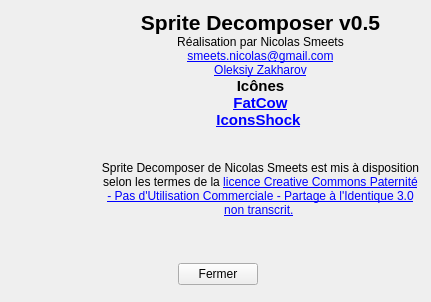
<?xml version="1.0" encoding="UTF-8"?>
<ui version="4.0">
 <class>AboutDialog</class>
 <widget class="QWidget" name="AboutDialog">
  <property name="windowModality">
   <enum>Qt::WindowModal</enum>
  </property>
  <property name="geometry">
   <rect>
    <x>0</x>
    <y>0</y>
    <width>431</width>
    <height>302</height>
   </rect>
  </property>
  <property name="windowTitle">
   <string>À propos de Sprite Decomposer</string>
  </property>
  <property name="autoFillBackground">
   <bool>true</bool>
  </property>
  <property name="locale">
   <locale language="French" country="Belgium"/>
  </property>
  <widget class="QLabel" name="logo">
   <property name="geometry">
    <rect>
     <x>12</x>
     <y>12</y>
     <width>91</width>
     <height>241</height>
    </rect>
   </property>
   <property name="text">
    <string/>
   </property>
   <property name="pixmap">
    <pixmap resource="menu.qrc">:/icons/cut-icon.png</pixmap>
   </property>
   <property name="scaledContents">
    <bool>false</bool>
   </property>
   <property name="alignment">
    <set>Qt::AlignCenter</set>
   </property>
  </widget>
  <widget class="QWidget" name="layoutWidget">
   <property name="geometry">
    <rect>
     <x>100</x>
     <y>10</y>
     <width>321</width>
     <height>241</height>
    </rect>
   </property>
   <layout class="QVBoxLayout" name="verticalLayout">
    <property name="spacing">
     <number>0</number>
    </property>
    <property name="sizeConstraint">
     <enum>QLayout::SetDefaultConstraint</enum>
    </property>
    <property name="leftMargin">
     <number>0</number>
    </property>
    <item>
     <widget class="QLabel" name="title">
      <property name="font">
       <font>
        <pointsize>16</pointsize>
        <weight>75</weight>
        <bold>true</bold>
       </font>
      </property>
      <property name="text">
       <string>Sprite Decomposer v0.5</string>
      </property>
      <property name="alignment">
       <set>Qt::AlignBottom|Qt::AlignHCenter</set>
      </property>
     </widget>
    </item>
    <item>
     <widget class="QLabel" name="author">
      <property name="text">
       <string>Réalisation par Nicolas Smeets</string>
      </property>
      <property name="alignment">
       <set>Qt::AlignBottom|Qt::AlignHCenter</set>
      </property>
     </widget>
    </item>
    <item>
     <widget class="QLabel" name="author_contact">
      <property name="text">
       <string>&lt;a href='mailto:smeets.nicolas@gmail.com'&gt;smeets.nicolas@gmail.com&lt;/a&gt;</string>
      </property>
      <property name="textFormat">
       <enum>Qt::AutoText</enum>
      </property>
      <property name="alignment">
       <set>Qt::AlignHCenter|Qt::AlignTop</set>
      </property>
      <property name="openExternalLinks">
       <bool>true</bool>
      </property>
     </widget>
    </item>
    <item>
     <widget class="QLabel" name="author_zk">
      <property name="text">
       <string>&lt;a href='mailto:alexzkhr@gmail.com'&gt;Oleksiy Zakharov&lt;/a&gt;</string>
      </property>
      <property name="alignment">
       <set>Qt::AlignCenter</set>
      </property>
     </widget>
    </item>
    <item>
     <widget class="QLabel" name="icons">
      <property name="font">
       <font>
        <pointsize>11</pointsize>
       </font>
      </property>
      <property name="text">
       <string>&lt;p align='center'&gt;&lt;b&gt;Icônes&lt;b/&gt;&lt;br /&gt;
&lt;a href='http://www.fatcow.com/free-icons'&gt;FatCow&lt;/a&gt;&lt;br /&gt;
&lt;a href='http://www.iconshock.com'&gt;IconsShock&lt;/a&gt;
&lt;/p&gt;</string>
      </property>
      <property name="textFormat">
       <enum>Qt::AutoText</enum>
      </property>
      <property name="openExternalLinks">
       <bool>true</bool>
      </property>
     </widget>
    </item>
    <item>
     <widget class="QLabel" name="license">
      <property name="text">
       <string>&lt;!DOCTYPE HTML PUBLIC &quot;-//W3C//DTD HTML 4.0//EN&quot; &quot;http://www.w3.org/TR/REC-html40/strict.dtd&quot;&gt;
&lt;html&gt;&lt;head&gt;&lt;meta name=&quot;qrichtext&quot; content=&quot;1&quot; /&gt;&lt;style type=&quot;text/css&quot;&gt;
p, li { white-space: pre-wrap; }
&lt;/style&gt;&lt;/head&gt;&lt;body style=&quot; font-family:'Lucida Grande'; font-size:13pt; font-weight:400; font-style:normal;&quot;&gt;
&lt;p align=&quot;center&quot; style=&quot;-qt-paragraph-type:empty; margin-top:12px; margin-bottom:12px; margin-left:0px; margin-right:0px; -qt-block-indent:0; text-indent:0px;&quot;&gt;&lt;/p&gt;
&lt;p align=&quot;center&quot; style=&quot; margin-top:12px; margin-bottom:12px; margin-left:0px; margin-right:0px; -qt-block-indent:0; text-indent:0px;&quot;&gt;&lt;span style=&quot; font-size:9pt;&quot;&gt;Sprite Decomposer de Nicolas Smeets est mis à disposition selon les termes de la &lt;/span&gt;&lt;a href=&quot;http://creativecommons.org/licenses/by-nc-sa/3.0/&quot;&gt;&lt;span style=&quot; font-size:9pt; text-decoration: underline; color:#0000ff;&quot;&gt;licence Creative Commons Paternité - Pas d'Utilisation Commerciale - Partage à l'Identique 3.0 non transcrit.&lt;/span&gt;&lt;/a&gt;&lt;span style=&quot; font-size:9pt;&quot;&gt; &lt;/span&gt;&lt;/p&gt;
&lt;p align=&quot;center&quot; style=&quot;-qt-paragraph-type:empty; margin-top:12px; margin-bottom:12px; margin-left:0px; margin-right:0px; -qt-block-indent:0; text-indent:0px; font-size:9pt;&quot;&gt;&lt;/p&gt;&lt;/body&gt;&lt;/html&gt;</string>
      </property>
      <property name="textFormat">
       <enum>Qt::RichText</enum>
      </property>
      <property name="scaledContents">
       <bool>false</bool>
      </property>
      <property name="wordWrap">
       <bool>true</bool>
      </property>
      <property name="openExternalLinks">
       <bool>true</bool>
      </property>
     </widget>
    </item>
    <item>
     <widget class="QLabel" name="license_logo">
      <property name="text">
       <string/>
      </property>
      <property name="pixmap">
       <pixmap resource="menu.qrc">:/resources/cc.png</pixmap>
      </property>
      <property name="alignment">
       <set>Qt::AlignCenter</set>
      </property>
     </widget>
    </item>
   </layout>
  </widget>
  <widget class="QWidget" name="layoutWidget1">
   <property name="geometry">
    <rect>
     <x>12</x>
     <y>258</y>
     <width>411</width>
     <height>32</height>
    </rect>
   </property>
   <layout class="QHBoxLayout" name="horizontalLayout">
    <item>
     <spacer name="horizontalSpacer">
      <property name="orientation">
       <enum>Qt::Horizontal</enum>
      </property>
      <property name="sizeHint" stdset="0">
       <size>
        <width>40</width>
        <height>20</height>
       </size>
      </property>
     </spacer>
    </item>
    <item>
     <widget class="QPushButton" name="close">
      <property name="text">
       <string>Fermer</string>
      </property>
     </widget>
    </item>
    <item>
     <spacer name="horizontalSpacer_2">
      <property name="orientation">
       <enum>Qt::Horizontal</enum>
      </property>
      <property name="sizeHint" stdset="0">
       <size>
        <width>40</width>
        <height>20</height>
       </size>
      </property>
     </spacer>
    </item>
   </layout>
  </widget>
 </widget>
 <resources>
  <include location="menu.qrc"/>
 </resources>
 <connections>
  <connection>
   <sender>close</sender>
   <signal>clicked()</signal>
   <receiver>AboutDialog</receiver>
   <slot>close()</slot>
   <hints>
    <hint type="sourcelabel">
     <x>215</x>
     <y>273</y>
    </hint>
    <hint type="destinationlabel">
     <x>215</x>
     <y>150</y>
    </hint>
   </hints>
  </connection>
 </connections>
</ui>
